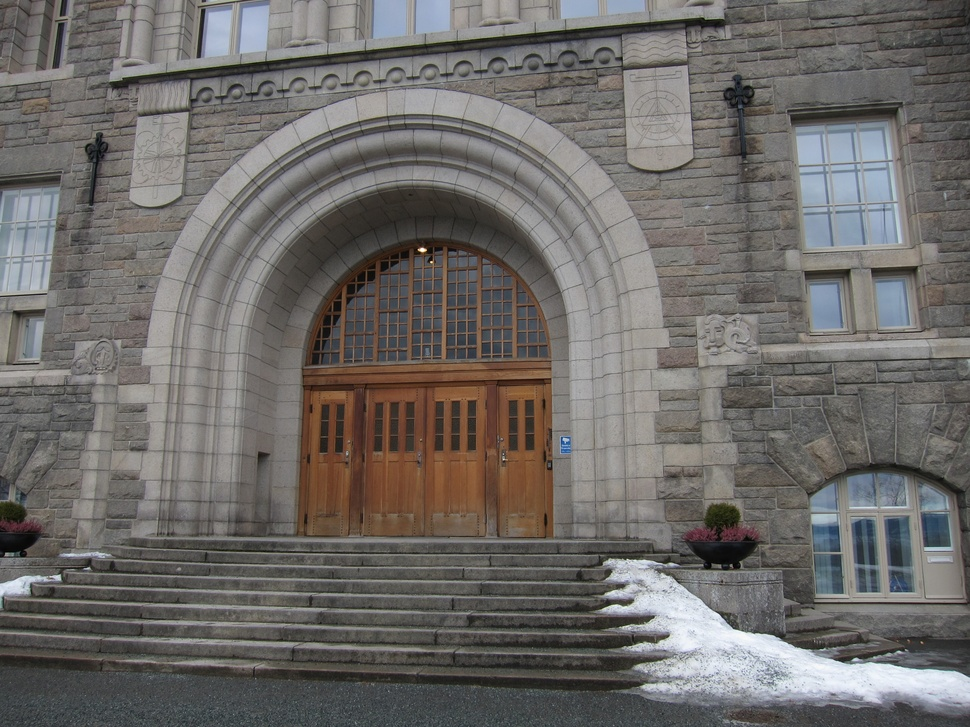
#> input picture Final Project/python/data_hw5_ext/IMG_8220.jpg, 970 x 727 px, shrunk from 2816 x 2112 before the run
$ python example_match_features.py
#> lines starting #> are read from the running program, lines starting #| are printed output that depends on the picture
### Final Project/python/matlab_inspired_interface.py
import numpy as np
import matplotlib.pyplot as plt
import cv2 as cv

def show_matched_features(I1, I2, points1, points2, method='falsecolor'):
    """
    Display corresponding feature points. Consistent with Matlab Computer
    Vision Toolbox's showMatchedFeatures, except that method must be either
    'falsecolor' or 'montage', and the images must be of the same resolution
    and grayscale.

    points1 and points2 are Nx2 arrays of corresponding coordinates in I1 and I2.
    See the example usage in example_match_features.py for how to convert a list
    of SIFT KeyPoints to an Nx2 array of coordinates.
    """
    assert I1.shape == I2.shape
    assert I1.ndim == 2, 'I1 and I2 must be grayscale images'
    assert points1.shape == points2.shape
    assert method in ['montage', 'falsecolor'], 'method must be one of "falsecolor" or "montage" but was "%s"' % method
    if method == 'montage':
        plt.imshow(np.concatenate((I1,I2), axis=-1), cmap='gray')
        points2 = points2.copy()
        points2[:,0] += I1.shape[1]
    else:
        plt.imshow(np.stack((I1, I2, I2), axis=-1))
    plt.scatter(points1[:,0], points1[:,1], s=10, linewidths=0.5, facecolors='none', edgecolors='#ff0000', label='Matched points 1')
    plt.scatter(points2[:,0], points2[:,1], s=20, marker='+', linewidths=0.5, color='#00ff00', label='Matched points 2')
    plt.legend()
    plt.plot(
        np.stack((points1[:,0], points2[:,0])),
        np.stack((points1[:,1], points2[:,1])),
        color='#ffff00', linewidth=0.5)
    plt.xticks([])
    plt.yticks([])

def match_features(features1, features2, max_ratio=1.0, unique=False):
    """
    Consistent with Matlab Computer Vision Toolbox's matchFeatures, except
    that it only implements exhaustive ("brute-force") matching, and only
    uses the default distance metric, and does not implement the matching
    threshold check (as an alternative you may use the returned match_metric
    array to implement such thresholds yourself). The text below is copied
    from the Matlab documentation with small modifications.

    ARGUMENTS
    max_ratio:
    Ratio threshold, specified as a scalar ratio value in the range (0,1]. Use
    the max ratio for rejecting ambiguous matches. Increase this value to return
    more matches.

    unique:
    Set this value to true to return only unique matches between features1 and
    features2. When you set unique to false, the function returns all matches
    between features1 and features2. Multiple features in features1 can match
    to one feature in features2. When you set unique to true, the function
    performs a forward-backward match to select a unique match. After matching
    features1 to features2, it matches features2 to features1 and keeps the
    best match. [Note: This is equivalent to the crossCheck functionality in
    the BFMatcher class, but is implemented manually here because OpenCV does
    not let you combine the ratio test together with cross-checking, whereas
    Matlab does allow it.]

    RETURN VALUES
    index_pairs: Indices of corresponding features between the two input
    feature sets, returned as a P-by-2 matrix of P number of indices. Each
    index pair corresponds to a matched feature between the features1 and
    features2 inputs. The first element indexes the feature in features1. The
    second element indexes the matching feature in features2.

    match_metric: Distance between matching features, returned as a P-by-1
    vector. Each ith element in match_metric corresponds to the ith row in the
    index_pairs output matrix.
    """
    index_pairs = []
    match_metric = []

    matcher = cv.BFMatcher()
    matches1to2 = matcher.knnMatch(features1, features2, k=2)
    indices1to2 = []
    for m,n in matches1to2:
        if m.distance <= max_ratio*n.distance:
            indices1to2.append(m.trainIdx)
        else:
            indices1to2.append(None)

    if unique:
        matches2to1 = matcher.match(features2, features1)
        indices2to1 = [m.trainIdx for m in matches2to1]
        for i1,i2 in enumerate(indices1to2):
            if i2 != None and indices2to1[i2] == i1:
                index_pairs.append((i1,i2))
                match_metric.append(matches1to2[i1][0].distance)

    else:
        for i1,i2 in enumerate(indices1to2):
            if i2 != None:
                index_pairs.append((i1,i2))
                match_metric.append(matches1to2[i1][0].distance)

    return np.array(index_pairs), np.array(match_metric)

### Final Project/python/example_match_features.py
import matplotlib.pyplot as plt
import numpy as np
import cv2 as cv
from matlab_inspired_interface import match_features, show_matched_features

import os

datapath = os.path.join(os.getcwd(), "data_hw5_ext")


#I1 = cv.imread('C:\\Users\\sindr\\Documents\\UniversiTales\\V22\\RobVis\\TTK4255-Robotic-Vision\\Final Project\\python\\data_hw5_ext\\IMG_8210.jpg', cv.IMREAD_GRAYSCALE)
#I2 = cv.imread('C:\\Users\\sindr\\Documents\\UniversiTales\\V22\\RobVis\\TTK4255-Robotic-Vision\\Final Project\\python\\data_hw5_ext\\IMG_8211.jpg', cv.IMREAD_GRAYSCALE)
I1 = cv.imread(os.path.join(datapath, "IMG_8220.jpg"), cv.IMREAD_GRAYSCALE)
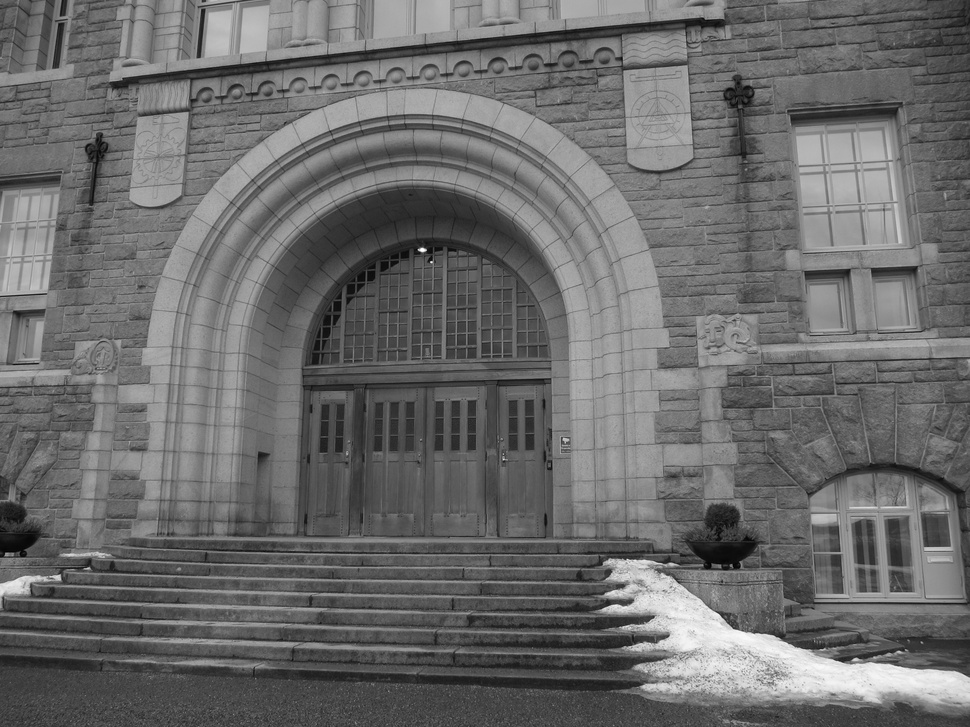
#> I1: shape (727, 970); min 0, max 255, mean 107.2
I2 = cv.imread(os.path.join(datapath, "IMG_8225.jpg"), cv.IMREAD_GRAYSCALE)
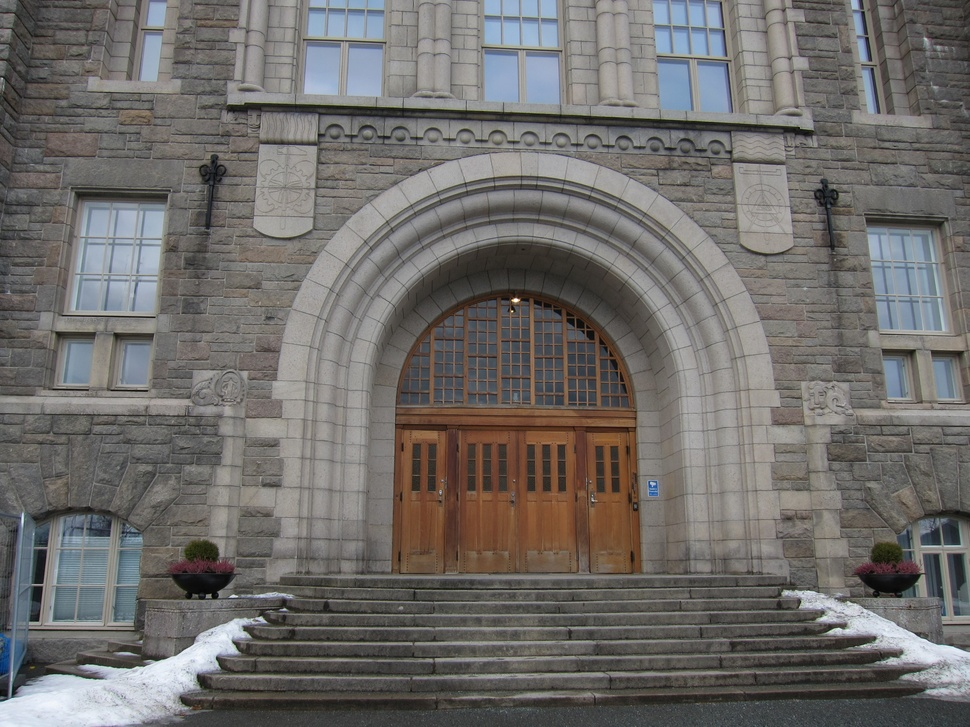
#> input picture Final Project/python/data_hw5_ext/IMG_8225.jpg, 970 x 727 px, shrunk from 2816 x 2112 before the run
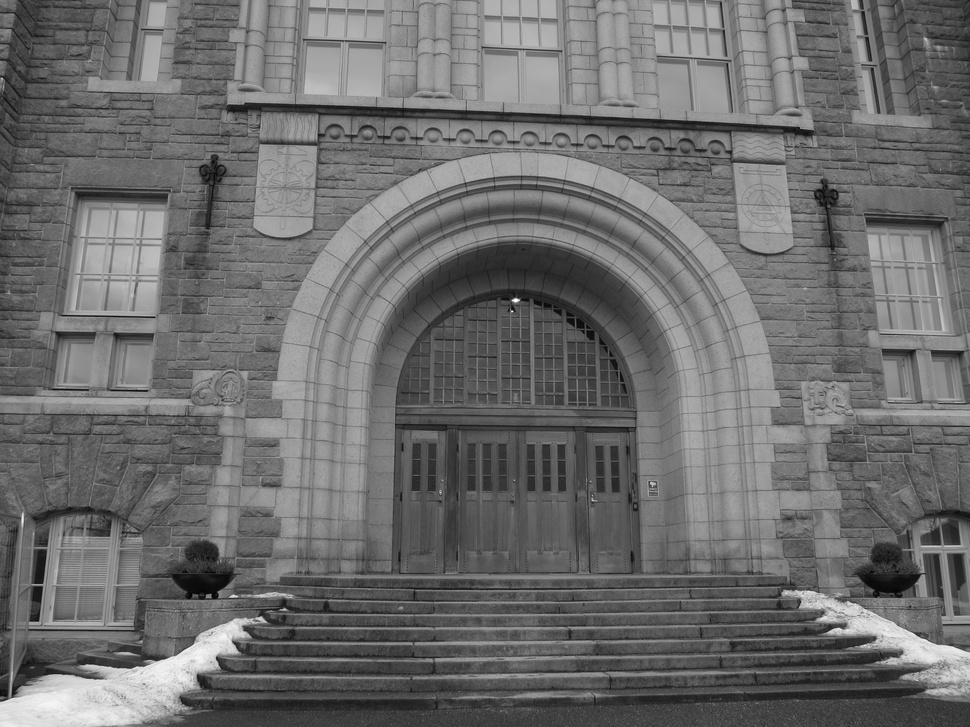
#> I2: shape (727, 970); min 1, max 255, mean 108.9

print(np.shape(I1))
#| (727, 970)

# NB! This script uses a very small number of features so that it runs quickly.
# You will want to pass other options to SIFT_create. See the documentation:
# https://docs.opencv.org/4.x/d7/d60/classcv_1_1SIFT.html
sift = cv.SIFT_create(nfeatures=10000)
kp1, desc1 = sift.detectAndCompute(I1, None)
#> kp1 = 3616 keypoints; strongest (x, y, size): (422, 250, 3.6), (88, 568, 2.1), (855, 659, 2.6), (899, 652, 2.3)
kp2, desc2 = sift.detectAndCompute(I2, None)
#> kp2 = 3592 keypoints; strongest (x, y, size): (516, 300, 3.6), (284, 609, 2.1), (233, 596, 2.5), (261, 619, 4)
kp1 = np.array([kp.pt for kp in kp1])
#> kp1 = 3616 pairs, first value 2.29 to 966.2, second value 2.79 to 724
kp2 = np.array([kp.pt for kp in kp2])
#> kp2 = 3592 pairs, first value 2.59 to 967.2, second value 3.08 to 722.2

# NB! You will want to experiment with different options for the ratio test and
# "unique" (cross-check).
index_pairs, match_metric = match_features(desc1, desc2, max_ratio=0.9, unique=False)
#> in match_features, `matches1to2 = matcher.knnMatch(features1, features2, k=2)`: matches1to2 = 3616 matches
#> after the loop in match_features, `for m,n in matches1to2:`: indices1to2 = 3616 items
#> the loop in match_features, `for i1,i2 in enumerate(indices1to2):` made 3616 passes
#> after the loop in match_features, `for i1,i2 in enumerate(indices1to2):`: index_pairs = 1504 pairs, first value 6 to 3615, second value 33 to 3590; match_metric = 1504 values, max 353.6 at index 1487, min 31.37 at index 626, mean 151.6
print(index_pairs[:10])
#| [[   6  405]
#|  [  12  674]
#|  [  14  389]
#|  [  16 2638]
#|  [  20 3004]
#|  [  21  372]
#|  [  23  375]
#|  [  27  449]
#|  [  37  459]
#|  [  38  460]]
print('Found %d matches' % index_pairs.shape[0])
#| Found 1504 matches

# Plot the 50 best matches in two ways
best_index_pairs = index_pairs[np.argsort(match_metric)[:50]]
#> best_index_pairs = 50 pairs, first value 338 to 3143, second value 768 to 3283
best_kp1 = kp1[best_index_pairs[:,0]]
#> best_kp1 = 50 pairs, first value 87.16 to 822.1, second value 19.53 to 666.9
best_kp2 = kp2[best_index_pairs[:,1]]
#> best_kp2 = 50 pairs, first value 215.1 to 886.6, second value 114.1 to 681.9
plt.figure()
show_matched_features(I1, I2, best_kp1, best_kp2, method='falsecolor')
plt.figure()
show_matched_features(I1, I2, best_kp1, best_kp2, method='montage')
plt.show()
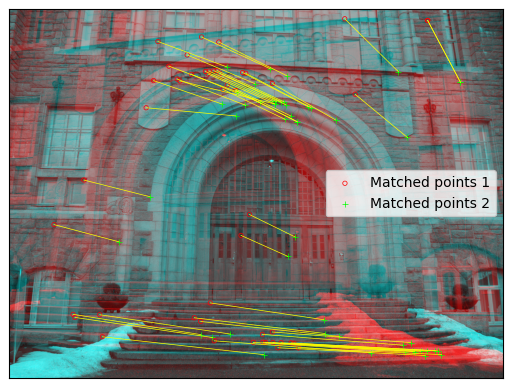
#> figure drawn by matplotlib, 1 panel
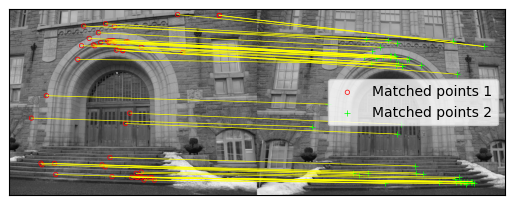
#> figure drawn by matplotlib, 1 panel
